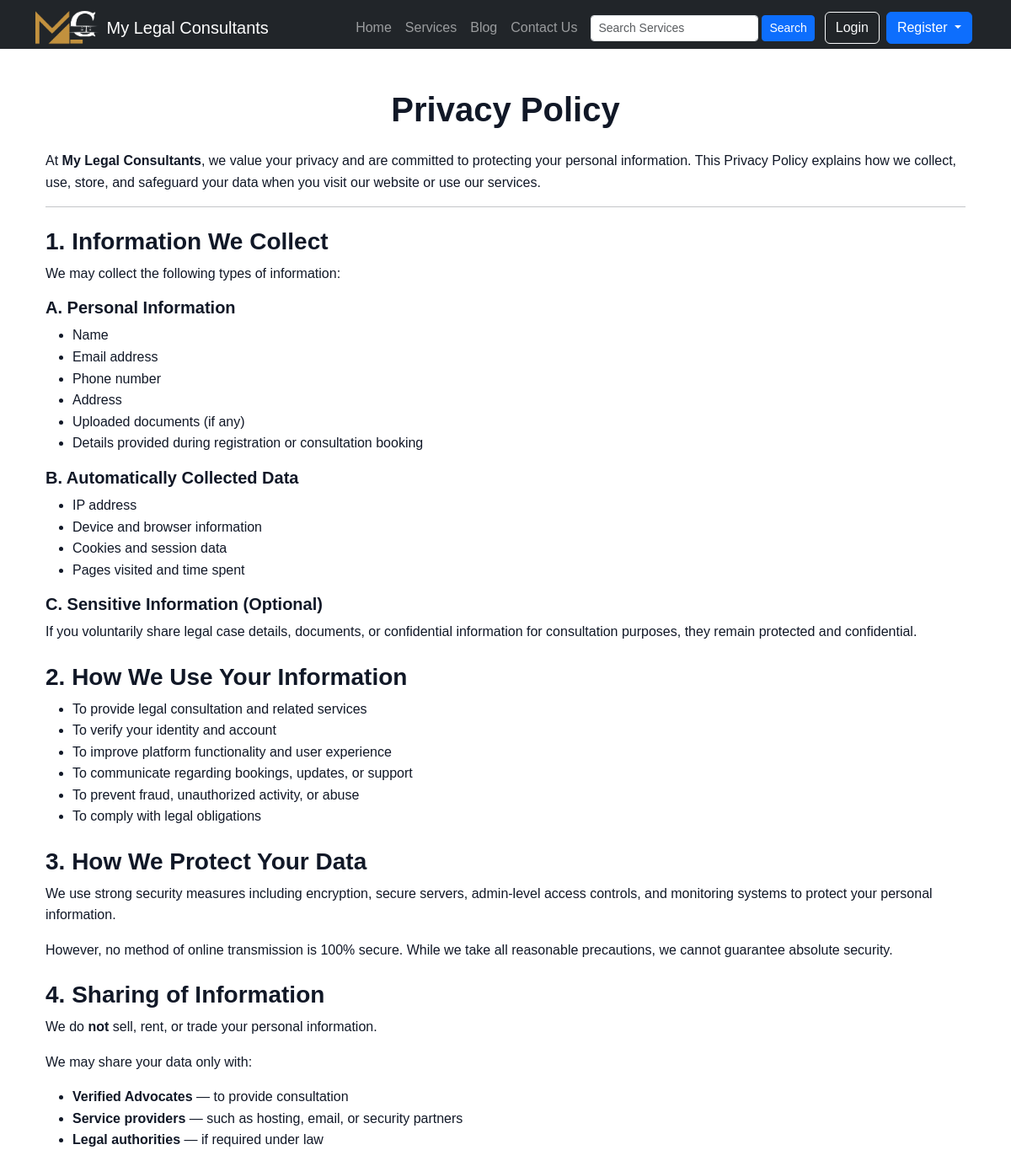
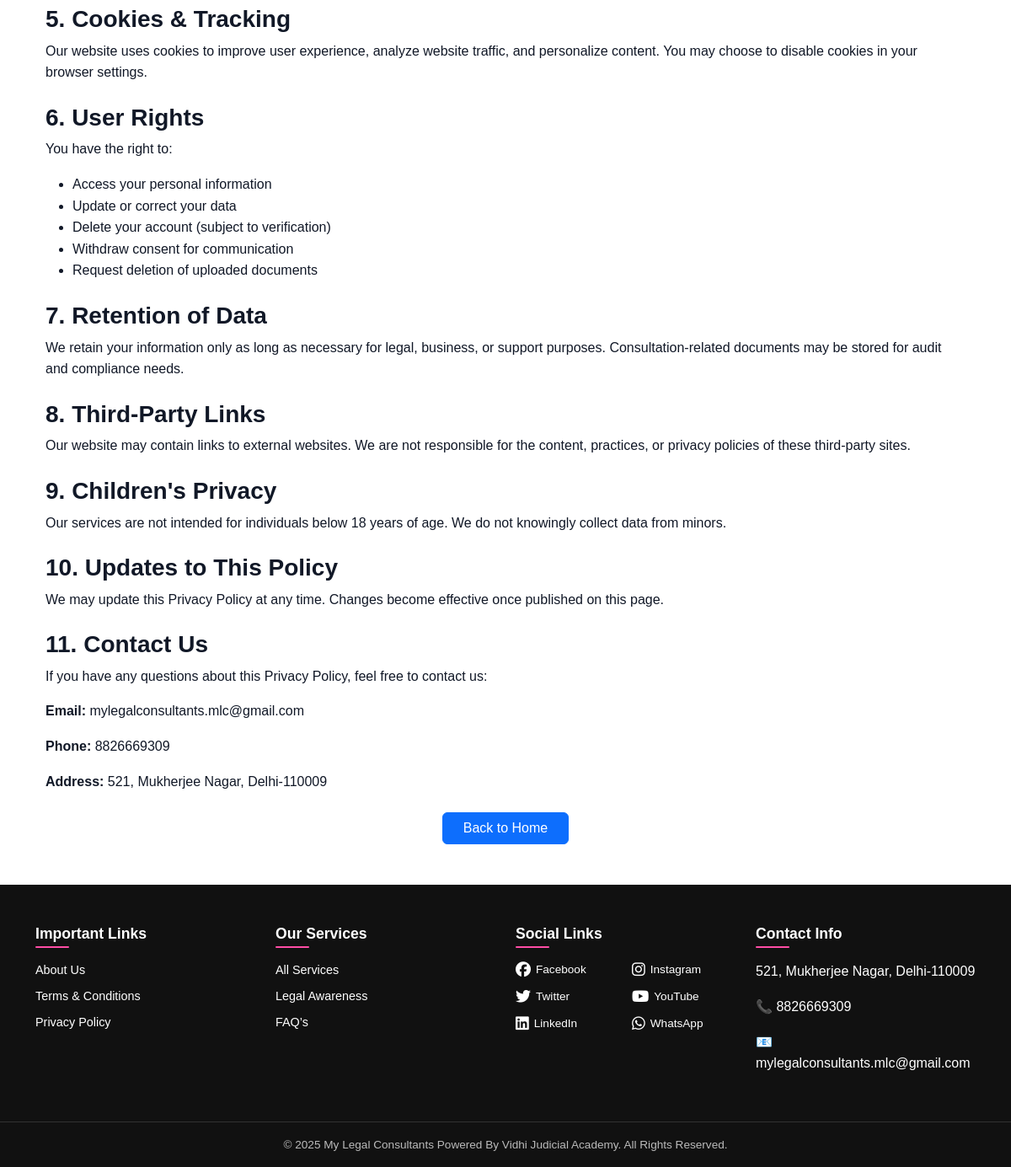
Page /privacy-policy/ on the committed database (2 pictures, top to bottom).
### core/models.py (models this page shows, shortened)
class SiteSettings(models.Model):
    site_name = models.CharField(max_length=200, default="My Legal Consultants")
    facebook = models.URLField(blank=True, null=True)
    instagram = models.URLField(blank=True, null=True)
    twitter = models.URLField(blank=True, null=True)
    youtube = models.URLField(blank=True, null=True)
    linkedin = models.URLField(blank=True, null=True)
    whatsapp = models.CharField(max_length=50, blank=True, null=True)
    address = models.TextField(blank=True, null=True)
    phone = models.CharField(max_length=20, blank=True, null=True)
    email = models.EmailField(blank=True, null=True)
    class Meta:
        verbose_name = "Footer Settings"
        verbose_name_plural = "Footer Settings"

### core/views.py (the view)
# urls.py: path("privacy-policy/", views.privacy_policy, name="privacy_policy"),
def privacy_policy(request):
    return render(request, "core/privacy_policy.html")

### core/context_processors.py (called while the page is built, shortened)
def user_flags(request):
    user = request.user
    return {
        'support_email': 'support@mylegalconsultants.in',
        'support_contact': '+91-9876543210',
    }

def footer_settings(request):
    settings = SiteSettings.objects.first()
    return {
        "footer_settings": settings
    }

### core/templates/core/privacy_policy.html (shortened to what this page needs)
{% extends 'core/base.html' %}
{% load static %}
{% block content %}
<div class="container my-5">
    <h1 class="text-center mb-4 fw-bold">Privacy Policy</h1>
    <p>
        At <strong>My Legal Consultants</strong>, we value your privacy and are committed to protecting your personal information.
        This Privacy Policy explains how we collect, use, store, and safeguard your data when you visit our website or use our services.
    </p>
    <hr>
    <h3 class="fw-bold mt-4">1. Information We Collect</h3>
    <p>We may collect the following types of information:</p>
    <h5 class="fw-bold">A. Personal Information</h5>
    <ul>
        <li>Name</li>
        <li>Email address</li>
        <li>Phone number</li>
        <li>Address</li>
        <li>Uploaded documents (if any)</li>
        <li>Details provided during registration or consultation booking</li>
    </ul>
    <h5 class="fw-bold">B. Automatically Collected Data</h5>
    <ul>
        <li>IP address</li>
        <li>Device and browser information</li>
        <li>Cookies and session data</li>
        <li>Pages visited and time spent</li>
    </ul>
    <h5 class="fw-bold">C. Sensitive Information (Optional)</h5>
    <p>
        If you voluntarily share legal case details, documents, or confidential information
        for consultation purposes, they remain protected and confidential.
    </p>
    <h3 class="fw-bold mt-4">2. How We Use Your Information</h3>
    <ul>
        <li>To provide legal consultation and related services</li>
        <li>To verify your identity and account</li>
        <li>To improve platform functionality and user experience</li>
        <li>To communicate regarding bookings, updates, or support</li>
        <li>To prevent fraud, unauthorized activity, or abuse</li>
        <li>To comply with legal obligations</li>
    </ul>
    <h3 class="fw-bold mt-4">3. How We Protect Your Data</h3>
    <p>
        We use strong security measures including encryption, secure servers,
        admin-level access controls, and monitoring systems to protect your personal information.
    </p>
    <p>However, no method of online transmission is 100% secure. While we take all reasonable precautions, we cannot guarantee absolute security.</p>
    <h3 class="fw-bold mt-4">4. Sharing of Information</h3>
    <p>We do <strong>not</strong> sell, rent, or trade your personal information.</p>
    <p>We may share your data only with:</p>
    <ul>
        <li><strong>Verified Advocates</strong> — to provide consultation</li>
        <li><strong>Service providers</strong> — such as hosting, email, or security partners</li>
        <li><strong>Legal authorities</strong> — if required under law</li>
    </ul>
    <h3 class="fw-bold mt-4">5. Cookies & Tracking</h3>
    <p>
        Our website uses cookies to improve user experience, analyze website traffic,
        and personalize content.
        You may choose to disable cookies in your browser settings.
    </p>
    <h3 class="fw-bold mt-4">6. User Rights</h3>
    <p>You have the right to:</p>
    <ul>
        <li>Access your personal information</li>
        <li>Update or correct your data</li>
        <li>Delete your account (subject to verification)</li>
        <li>Withdraw consent for communication</li>
        <li>Request deletion of uploaded documents</li>
    </ul>
    <h3 class="fw-bold mt-4">7. Retention of Data</h3>
    <p>
        We retain your information only as long as necessary for legal, business, or support purposes.
        Consultation-related documents may be stored for audit and compliance needs.
    </p>
    <h3 class="fw-bold mt-4">8. Third-Party Links</h3>
    <p>
        Our website may contain links to external websites.
        We are not responsible for the content, practices, or privacy policies of these third-party sites.
    </p>
    <h3 class="fw-bold mt-4">9. Children's Privacy</h3>
    <p>
        Our services are not intended for individuals below 18 years of age.
        We do not knowingly collect data from minors.
    </p>
    <h3 class="fw-bold mt-4">10. Updates to This Policy</h3>
    <p>
        We may update this Privacy Policy at any time.
        Changes become effective once published on this page.
    </p>
    <h3 class="fw-bold mt-4">11. Contact Us</h3>
    <p>If you have any questions about this Privacy Policy, feel free to contact us:</p>
    <p><strong>Email:</strong> {{ footer_settings.email }}</p>
    <p><strong>Phone:</strong> {{ footer_settings.phone }}</p>
    <p><strong>Address:</strong> {{ footer_settings.address }}</p>
    <div class="text-center mt-4">
        <a href="{% url 'home' %}" class="btn btn-primary px-4">Back to Home</a>
    </div>
</div>
{% endblock %}

### core/templates/core/base.html (shortened to what this page needs)
{% load static %}
<!DOCTYPE html>
<html lang="en">
<head>
    <link href="https://cdn.jsdelivr.net/npm/bootstrap@5.3.1/dist/css/bootstrap.min.css" rel="stylesheet">
    <link rel="stylesheet" href="{% static 'css/style.css' %}">
    <link rel="stylesheet" href="https://cdnjs.cloudflare.com/ajax/libs/font-awesome/6.5.0/css/all.min.css">
</head>
<body class="{% block body_class %}{% endblock %}">
    <nav class="navbar navbar-expand-lg navbar-dark bg-dark">
        <div class="container">
            <a class="navbar-brand d-flex align-items-center" href="{% url 'home' %}">
                <img src="{% static 'images/logo.png' %}" alt="Logo" height="40" class="me-2">
                <span>My Legal Consultants</span>
            </a>
            <div class="collapse navbar-collapse" id="navbarNav">
                <ul class="navbar-nav ms-auto align-items-center">
                    <li class="nav-item">
                        <a class="nav-link" href="{% url 'home' %}">Home</a>
                    </li>
                    <li class="nav-item">
                        <a class="nav-link" href="{% url 'all_services' %}">Services</a>
                    </li>
                    <li class="nav-item">
                        <a class="nav-link" href="{% url 'blog_list' %}">Blog</a>
                    </li>
                    <li class="nav-item">
                        <a class="nav-link" href="{% url 'contact_us' %}">Contact Us</a>
                    </li>
                    <li class="nav-item mx-2">
                        <form class="d-flex" method="get" action="{% url 'all_services' %}">
                            <input class="form-control form-control-sm me-1" type="search" name="q" placeholder="Search Services" aria-label="Search">
                            <button class="btn btn-primary btn-sm" type="submit">Search</button>
                        </form>
                    </li>
                    {% if not user.is_authenticated %}
                    <li class="nav-item mx-1">
                        <a class="btn btn-outline-light" href="{% url 'login' %}">Login</a>
                    </li>
                    <li class="nav-item dropdown mx-1 desktop-register-btn">
                        <a class="btn btn-primary dropdown-toggle" href="#" role="button" data-bs-toggle="dropdown" aria-expanded="false">
                            Register
                        </a>
                    </li>
                    {% endif %}
                </ul>
            </div>
        </div>
    </nav>
    <main class="container my-4">
        {% block content %}{% endblock %}
    </main>
<footer class="footer-section mt-5 pt-5">
    <div class="container">
        <div class="row">
            <div class="col-md-3 mb-4">
                <h5 class="footer-title">Important Links</h5>
                <ul class="footer-list">
                    <li><a href="{% url 'about_us' %}">About Us</a></li>
                    <li><a href="{% url 'terms_and_conditions' %}">Terms & Conditions</a></li>
                    <li><a href="{% url 'privacy_policy' %}">Privacy Policy</a></li>
                </ul>
            </div>
            <div class="col-md-3 mb-4">
                <h5 class="footer-title">Our Services</h5>
                <ul class="footer-list">
                    <li><a href="{% url 'all_services' %}">All Services</a></li>
                    <li><a href="{% url 'blog_list' %}">Legal Awareness</a></li>
                    <li><a href="{% url 'contact_us' %}">FAQ’s</a></li>
                </ul>
            </div>
            <div class="col-md-3 mb-4">
                <h5 class="footer-title">Social Links</h5>
                <div class="social-grid-2x3">
                    {% if footer_settings.facebook %}
                    <a href="{{ footer_settings.facebook }}" target="_blank"><i class="fab fa-facebook"></i> Facebook</a>
                    {% endif %}
                    {% if footer_settings.instagram %}
                    <a href="{{ footer_settings.instagram }}" target="_blank"><i class="fab fa-instagram"></i> Instagram</a>
                    {% endif %}
                    {% if footer_settings.twitter %}
                    <a href="{{ footer_settings.twitter }}" target="_blank"><i class="fab fa-twitter"></i> Twitter</a>
                    {% endif %}
                    {% if footer_settings.youtube %}
                    <a href="{{ footer_settings.youtube }}" target="_blank"><i class="fab fa-youtube"></i> YouTube</a>
                    {% endif %}
                    {% if footer_settings.linkedin %}
                    <a href="{{ footer_settings.linkedin }}" target="_blank"><i class="fab fa-linkedin"></i> LinkedIn</a>
                    {% endif %}
                    {% if footer_settings.whatsapp %}
                    <a href="https://wa.me/{{ footer_settings.whatsapp }}" target="_blank"><i class="fab fa-whatsapp"></i> WhatsApp</a>
                    {% endif %}
                </div>
            </div>
            <div class="col-md-3 mb-4">
                <h5 class="footer-title">Contact Info</h5>
                <p>{{ footer_settings.address }}</p>
                <p><strong>📞</strong> {{ footer_settings.phone }}</p>
                <p><strong>📧</strong> {{ footer_settings.email }}</p>
            </div>
        </div>
    </div>
    <div class="footer-bottom text-center py-3 mt-3">
        © {% now "Y" %} My Legal Consultants Powered By Vidhi Judicial Academy. All Rights Reserved.
    </div>
</footer>
</body>
</html>

### static/css/style.css (style rules this page uses)
* { margin: 0; padding: 0; box-sizing: border-box; }
html, body { width: 100%; max-width: 100%; overflow-x: hidden !important; }
body { font-family: "Poppins", sans-serif; background-color: #ffffff; color: #111827; line-height: 1.6; }
.navbar { margin-bottom: 0 !important; padding-bottom: 0 !important; }
.navbar + * { margin-top: 0 !important; padding-top: 0 !important; }
@media (min-width: 769px) { .navbar { margin-bottom: 0 !important; padding-bottom: 0 !important; } }
@media (min-width: 769px) { .navbar + * { margin-top: 0 !important; padding-top: 0 !important; } }
.footer-section { background-color: #111; color: #fff !important; }
.footer-title { font-size: 1.1rem; font-weight: 600; margin-bottom: 15px; color: #fff; }
.footer-list { list-style: none; padding: 0; }
.footer-list li { margin-bottom: 8px; font-size: 0.9rem; }
.footer-list li a { text-decoration: none; color: #d1d5db; transition: 0.3s; }
.footer-bottom { border-top: 1px solid #333; padding-top: 15px; color: #bbb; font-size: 0.85rem; }
.social-grid-2x3 { display: grid; grid-template-columns: repeat(2, 1fr); gap: 10px 15px; }
.social-grid-2x3 a { display: flex; align-items: center; gap: 6px; color: #ddd; text-decoration: none; font-size: 0.85rem; transition: 0.3s ease; white-space: nowrap; }
.social-grid-2x3 i { font-size: 18px; }
.footer-section p, .footer-section li, .footer-section a { color: #fff !important; }
.footer-section strong { color: #ff4da6 !important; }
.footer-title { position: relative; padding-bottom: 6px; }
.footer-title::after { content: ""; position: absolute; left: 0; bottom: 0; width: 40px; height: 2px; background-color: #ff4da6; border-radius: 2px; }

### rows in the picture
SiteSettings: email "mylegalconsultants.mlc@gmail.com", phone "8826669309", address "521, Mukherjee Nagar, Delhi-110009"
